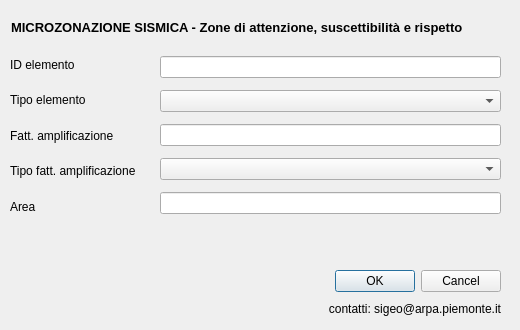
<?xml version="1.0" encoding="UTF-8"?>
<ui version="4.0">
 <class>Dialog</class>
 <widget class="QDialog" name="Dialog">
  <property name="geometry">
   <rect>
    <x>0</x>
    <y>0</y>
    <width>520</width>
    <height>330</height>
   </rect>
  </property>
  <property name="minimumSize">
   <size>
    <width>520</width>
    <height>330</height>
   </size>
  </property>
  <property name="font">
   <font>
    <family>Arial</family>
   </font>
  </property>
  <property name="windowTitle">
   <string>Dialog</string>
  </property>
  <widget class="QWidget" name="layoutWidget">
   <property name="geometry">
    <rect>
     <x>11</x>
     <y>11</y>
     <width>491</width>
     <height>32</height>
    </rect>
   </property>
   <layout class="QHBoxLayout" name="horizontalLayout">
    <item>
     <widget class="QLabel" name="label_6">
      <property name="font">
       <font>
        <pointsize>10</pointsize>
        <weight>75</weight>
        <bold>true</bold>
       </font>
      </property>
      <property name="text">
       <string>MICROZONAZIONE SISMICA - Zone di attenzione, suscettibilità e rispetto</string>
      </property>
     </widget>
    </item>
    <item>
     <spacer name="horizontalSpacer">
      <property name="orientation">
       <enum>Qt::Horizontal</enum>
      </property>
      <property name="sizeHint" stdset="0">
       <size>
        <width>40</width>
        <height>20</height>
       </size>
      </property>
     </spacer>
    </item>
   </layout>
  </widget>
  <widget class="QWidget" name="layoutWidget">
   <property name="geometry">
    <rect>
     <x>160</x>
     <y>50</y>
     <width>341</width>
     <height>171</height>
    </rect>
   </property>
   <layout class="QVBoxLayout" name="verticalLayout">
    <item>
     <widget class="QLineEdit" name="ID_i">
      <property name="toolTip">
       <string extracomment="pippo"/>
      </property>
      <property name="whatsThis">
       <string/>
      </property>
     </widget>
    </item>
    <item>
     <widget class="QComboBox" name="Tipo_i"/>
    </item>
    <item>
     <widget class="QLineEdit" name="valore_f">
      <property name="toolTip">
       <string extracomment="pippo"/>
      </property>
      <property name="whatsThis">
       <string/>
      </property>
     </widget>
    </item>
    <item>
     <widget class="QComboBox" name="tipo_f"/>
    </item>
    <item>
     <widget class="QLineEdit" name="shape_area">
      <property name="toolTip">
       <string extracomment="pippo"/>
      </property>
      <property name="whatsThis">
       <string/>
      </property>
     </widget>
    </item>
   </layout>
  </widget>
  <widget class="QWidget" name="layoutWidget">
   <property name="geometry">
    <rect>
     <x>10</x>
     <y>50</y>
     <width>146</width>
     <height>171</height>
    </rect>
   </property>
   <layout class="QVBoxLayout" name="verticalLayout_2">
    <item>
     <widget class="QLabel" name="label_3">
      <property name="toolTip">
       <string/>
      </property>
      <property name="statusTip">
       <string/>
      </property>
      <property name="whatsThis">
       <string/>
      </property>
      <property name="text">
       <string>ID elemento</string>
      </property>
     </widget>
    </item>
    <item>
     <widget class="QLabel" name="label">
      <property name="text">
       <string>Tipo elemento</string>
      </property>
     </widget>
    </item>
    <item>
     <widget class="QLabel" name="label_4">
      <property name="text">
       <string>Fatt. amplificazione</string>
      </property>
     </widget>
    </item>
    <item>
     <widget class="QLabel" name="label_2">
      <property name="text">
       <string>Tipo fatt. amplificazione</string>
      </property>
     </widget>
    </item>
    <item>
     <widget class="QLabel" name="label_7">
      <property name="toolTip">
       <string/>
      </property>
      <property name="statusTip">
       <string/>
      </property>
      <property name="whatsThis">
       <string/>
      </property>
      <property name="text">
       <string>Area</string>
      </property>
     </widget>
    </item>
   </layout>
  </widget>
  <widget class="QWidget" name="layoutWidget">
   <property name="geometry">
    <rect>
     <x>20</x>
     <y>270</y>
     <width>241</width>
     <height>41</height>
    </rect>
   </property>
   <layout class="QHBoxLayout" name="horizontalLayout_2">
    <item>
     <widget class="QLabel" name="label_10">
      <property name="text">
       <string/>
      </property>
      <property name="pixmap">
       <pixmap>resources/arpa.gif</pixmap>
      </property>
     </widget>
    </item>
    <item>
     <widget class="QLabel" name="label_16">
      <property name="text">
       <string/>
      </property>
      <property name="pixmap">
       <pixmap>resources/rp.gif</pixmap>
      </property>
     </widget>
    </item>
   </layout>
  </widget>
  <widget class="QWidget" name="layoutWidget">
   <property name="geometry">
    <rect>
     <x>290</x>
     <y>270</y>
     <width>211</width>
     <height>50</height>
    </rect>
   </property>
   <layout class="QVBoxLayout" name="verticalLayout_5">
    <item>
     <widget class="QDialogButtonBox" name="buttonBox">
      <property name="orientation">
       <enum>Qt::Horizontal</enum>
      </property>
      <property name="standardButtons">
       <set>QDialogButtonBox::Cancel|QDialogButtonBox::Ok</set>
      </property>
     </widget>
    </item>
    <item>
     <widget class="QLabel" name="label_17">
      <property name="text">
       <string>contatti: sigeo@arpa.piemonte.it</string>
      </property>
      <property name="alignment">
       <set>Qt::AlignRight|Qt::AlignTrailing|Qt::AlignVCenter</set>
      </property>
     </widget>
    </item>
   </layout>
  </widget>
  <zorder>layoutWidget</zorder>
  <zorder>layoutWidget</zorder>
  <zorder>layoutWidget</zorder>
  <zorder>layoutWidget</zorder>
  <zorder>layoutWidget</zorder>
 </widget>
 <resources/>
 <connections>
  <connection>
   <sender>buttonBox</sender>
   <signal>accepted()</signal>
   <receiver>Dialog</receiver>
   <slot>accept()</slot>
   <hints>
    <hint type="sourcelabel">
     <x>248</x>
     <y>254</y>
    </hint>
    <hint type="destinationlabel">
     <x>157</x>
     <y>274</y>
    </hint>
   </hints>
  </connection>
  <connection>
   <sender>buttonBox</sender>
   <signal>rejected()</signal>
   <receiver>Dialog</receiver>
   <slot>reject()</slot>
   <hints>
    <hint type="sourcelabel">
     <x>316</x>
     <y>260</y>
    </hint>
    <hint type="destinationlabel">
     <x>286</x>
     <y>274</y>
    </hint>
   </hints>
  </connection>
 </connections>
</ui>
